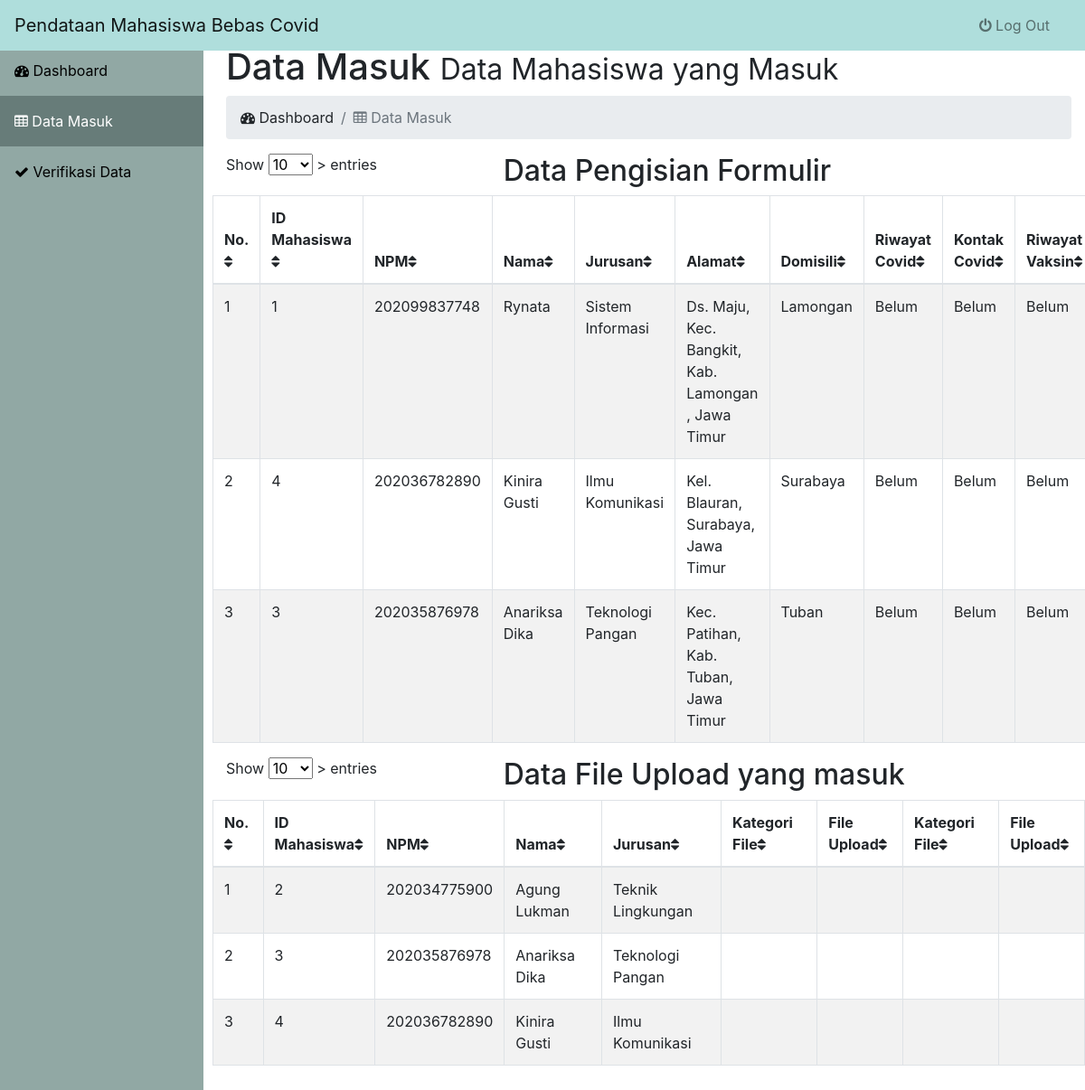
Page /data-masuk.php (signed in) on the committed database.
### tables this page shows
CREATE TABLE `tb_data` (
  `id_data` int(20) NOT NULL,
  `alamat` varchar(200) NOT NULL,
  `domisili` varchar(100) NOT NULL,
  `riwayat_cov` varchar(50) NOT NULL,
  `kontak_cov` varchar(50) NOT NULL,
  `riwayat_vaksin` varchar(50) NOT NULL,
  `kesediaan_kuliah` varchar(50) NOT NULL,
  `id_admin` int(5) NOT NULL,
  `id_mhs` int(100) NOT NULL
);

CREATE TABLE `tb_mhs` (
  `id_mhs` int(11) NOT NULL,
  `npm_mhs` varchar(100) DEFAULT NULL,
  `nama_mhs` varchar(100) NOT NULL,
  `password_mhs` varchar(50) NOT NULL,
  `email` varchar(100) NOT NULL,
  `jurusan` varchar(100) NOT NULL,
  `fakultas` varchar(100) NOT NULL,
  `status_ver` varchar(100) NOT NULL
);

### data-index.php (called while the page is built, shortened)
<?php
include('connect.php');
$query_data_form = "SELECT im.id_mhs, npm_mhs, nama_mhs, jurusan, a.alamat, domisili,
riwayat_cov, kontak_cov, riwayat_vaksin,kesediaan_kuliah
FROM tb_mhs im JOIN tb_data a USING (id_mhs)";
$hasil_data_form=mysqli_query($koneksi, $query_data_form);
$query_data_upload = "SELECT im.id_mhs, npm_mhs, nama_mhs, jurusan,
kk.kategori_ketsehat, file_ketsehat, kb.kategori_bebascov, file_bebascov
FROM tb_mhs im LEFT JOIN tb_ketsehat kk USING (id_mhs)
LEFT JOIN tb_bebascov kb USING (id_mhs)";
$hasil_data_upload=mysqli_query($koneksi, $query_data_upload);

### data-masuk.php (the view, shortened to what this page needs)
<!DOCTYPE html>
<html lang="en">
  <head>
    <link rel="stylesheet" href="assets/css/bootstrap.min.css"/>
    <link rel="stylesheet" type="text/css" href="assets/css/pendataan.css">
    <link rel="stylesheet" href="font-awesome/css/font-awesome.min.css">
  </head>
  <body>
    <?php
    include 'data-index.php';
    ?>
    <div id="wrapper">
      <nav class="navbar navbar-inverse fixed-top navbar-expand-lg navbar-light bg-light">
        <a class="navbar-brand" href="#">Pendataan Mahasiswa Bebas Covid</a>
        <div class="collapse navbar-collapse" id="navbarSupportedContent">
          <ul class="navbar-nav ml-auto">
            <li class="nav-item ">
              <a href="logout-adm.php" class="nav-link"><i class="fa fa-power-off"></i> Log Out</a>
            </li>
          </ul>
        </div>
      </nav>
        <div class="sidebar">
          <a  href="index.php"><i class="fa fa-dashboard"></i> Dashboard</a>
          <a class="active" href="data-masuk.php"><i class="fa fa-table"></i> Data Masuk</a>
          <a href="ver-data.php"><i class="fa fa-check"></i> Verifikasi Data</a>
        </div>
      <div id="page-wrapper">
        <div class="row">
          <div class="col-lg-12">
            <nav aria-label="breadcrumb">
                <h1>Data Masuk <small>Data Mahasiswa yang Masuk</small></h1>
                <ol class="breadcrumb">
                    <li class="breadcrumb-item"><i class="fa fa-dashboard"></i> Dashboard</li>
                    <li class="breadcrumb-item active"><i class="fa fa-table"></i> Data Masuk</li>
                </ol>
            </nav>
          </div>
        </div>
        <div class="row" >
           <div class="col-lg-12">
             <div class="row">
             <div class="col-sm-4">
                    <div class="dataTables_length" id="datatable_length">
                      <label>
                        Show
                        <select class="datatable_length"
                        aria-controls="datatable" class="form-control input-sm">
                          <option value="10">10</option>
                        </select> >
                         entries
                      </label>
                    </div>
                 </div>
                 <h2>Data Pengisian Formulir</h2>
                <div class="table-responsive">
                    <table class="table table-bordered table-hover table-striped tablesorter">
                    <thead>
                      <th>No.<i class="fa fa-sort"></i></th>
                      <th>ID Mahasiswa<i class="fa fa-sort"></i></th>
                      <th>NPM<i class="fa fa-sort"></i></th>
                      <th>Nama<i class="fa fa-sort"></i></th>
                      <th>Jurusan<i class="fa fa-sort"></i></th>
                      <th>Alamat<i class="fa fa-sort"></i></th>
                      <th>Domisili<i class="fa fa-sort"></i></th>
                      <th>Riwayat Covid<i class="fa fa-sort"></i></th>
                      <th>Kontak Covid<i class="fa fa-sort"></i></th>
                      <th>Riwayat Vaksin<i class="fa fa-sort"></i></th>
                    </thead>
                    <tbody>
                      <?php
                      $no_form=1;
                        while ($tampil_data_form=mysqli_fetch_array($hasil_data_form)){
                          echo '<tr>
                              <td>'.$no_form++.'</td>
                              <td>'.$tampil_data_form['id_mhs'].'</td>
                              <td>'.$tampil_data_form['npm_mhs'].'</td>
                              <td>'.$tampil_data_form['nama_mhs'].'</td>
                              <td>'.$tampil_data_form['jurusan'].'</td>
                              <td>'.$tampil_data_form['alamat'].'</td>
                              <td>'.$tampil_data_form['domisili'].'</td>
                              <td>'.$tampil_data_form['riwayat_cov'].'</td>
                              <td>'.$tampil_data_form['kontak_cov'].'</td>
                              <td>'.$tampil_data_form['riwayat_vaksin'].'</td>
                              <td>'.$tampil_data_form['kesediaan_kuliah'].'</td>
                          </tr>';
                        }
                      ?>
                    </tbody>
                  </table>
                </div>
             </div>
            </div>
        </div>
        <div class="row" >
            <div class="col-lg-12">
              <div class="row">
              <div class="col-sm-4">
                    <div class="dataTables_length" id="datatable_length">
                      <label>
                        Show
                        <select class="datatable_length"
                        aria-controls="datatable" class="form-control input-sm">
                          <option value="10">10</option>
                        </select> >
                         entries
                      </label>
                    </div>
                 </div>
              <h2>Data File Upload yang masuk</h2>
                <div class="table-responsive">
                  <table class="table table-bordered table-hover table-striped tablesorter">
                    <thead>
                      <th>No.<i class="fa fa-sort"></i></th>
                      <th>ID Mahasiswa<i class="fa fa-sort"></i></th>
                      <th>NPM<i class="fa fa-sort"></i></th>
                      <th>Nama<i class="fa fa-sort"></i></th>
                      <th>Jurusan<i class="fa fa-sort"></i></th>
                      <th>Kategori File<i class="fa fa-sort"></i></th>
                      <th>File Upload<i class="fa fa-sort"></i></th>
                      <th>Kategori File<i class="fa fa-sort"></i></th>
                      <th>File Upload<i class="fa fa-sort"></i></th>
                    </thead>
                    <tbody>
                      <?php
                      $no=1;
                        while ($tampil_data_upload=mysqli_fetch_array($hasil_data_upload)){
                          echo '<tr>
                              <td>'.$no++.'</td>
                              <td>'.$tampil_data_upload['id_mhs'].'</td>
                              <td>'.$tampil_data_upload['npm_mhs'].'</td>
                              <td>'.$tampil_data_upload['nama_mhs'].'</td>
                              <td>'.$tampil_data_upload['jurusan'].'</td>
                              <td>'.$tampil_data_upload['kategori_ketsehat'].'</td>
                              <td>'.$tampil_data_upload['file_ketsehat'].'</td>
                              <td>'.$tampil_data_upload['kategori_bebascov'].'</td>
                              <td>'.$tampil_data_upload['file_bebascov'].'</td>
                          </tr>';
                        }
                      ?>
                    </tbody>
                  </table>
                </div>
              </div>
            </div>
        </div>
      </div>
    </div>
  </body>
</html>

### assets/css/pendataan.css (style rules this page uses)
body { height: 100%; margin-top: 0; }
#wrapper { padding-left: 0; width: 100%; align-items: stretch; }
#page-wrapper { width: 100%; padding: 50px 15px; }
table.tablesorter thead { cursor: pointer; }
.sidebar { min-height: 100vh; width: 225px; margin: 0; padding: 0; background-color: #91A8A4; position: fixed; height: 100%; overflow: auto; top: 50px; }
.sidebar a { display: block; color: black; padding: 16px; text-decoration: none; }
.sidebar a.active { background-color: #677C79; color: white; }
@media (min-width:768px) { #wrapper { width: 100%; padding-left: 0; } }
@media (min-width:768px) { #page-wrapper { padding-left: 250px; } }
@media (min-width:768px) { .navbar-collapse { padding-left: 15px !important; padding-right: 15px !important; } }

### rows in the picture
tb_data: id_mhs.id_mhs "1", id_mhs.npm_mhs "202099837748", id_mhs.nama_mhs "Rynata", id_mhs.jurusan "Sistem Informasi", alamat "Ds. Maju, Kec. Bangkit, Kab. Lamongan , Jawa Timur", domisili "Lamongan", riwayat_cov "Belum", kontak_cov "Belum", riwayat_vaksin "Belum"
tb_data: id_mhs.id_mhs "4", id_mhs.npm_mhs "202036782890", id_mhs.nama_mhs "Kinira Gusti", id_mhs.jurusan "Ilmu Komunikasi", alamat "Kel. Blauran, Surabaya, Jawa Timur", domisili "Surabaya", riwayat_cov "Belum", kontak_cov "Belum", riwayat_vaksin "Belum"
tb_data: id_mhs.id_mhs "3", id_mhs.npm_mhs "202035876978", id_mhs.nama_mhs "Anariksa Dika", id_mhs.jurusan "Teknologi Pangan", alamat "Kec. Patihan, Kab. Tuban, Jawa Timur", domisili "Tuban", riwayat_cov "Belum", kontak_cov "Belum", riwayat_vaksin "Belum"
tb_mhs: id_mhs "2", npm_mhs "202034775900", nama_mhs "Agung Lukman", jurusan "Teknik Lingkungan"
tb_mhs: id_mhs "3", npm_mhs "202035876978", nama_mhs "Anariksa Dika", jurusan "Teknologi Pangan"
tb_mhs: id_mhs "4", npm_mhs "202036782890", nama_mhs "Kinira Gusti", jurusan "Ilmu Komunikasi"
